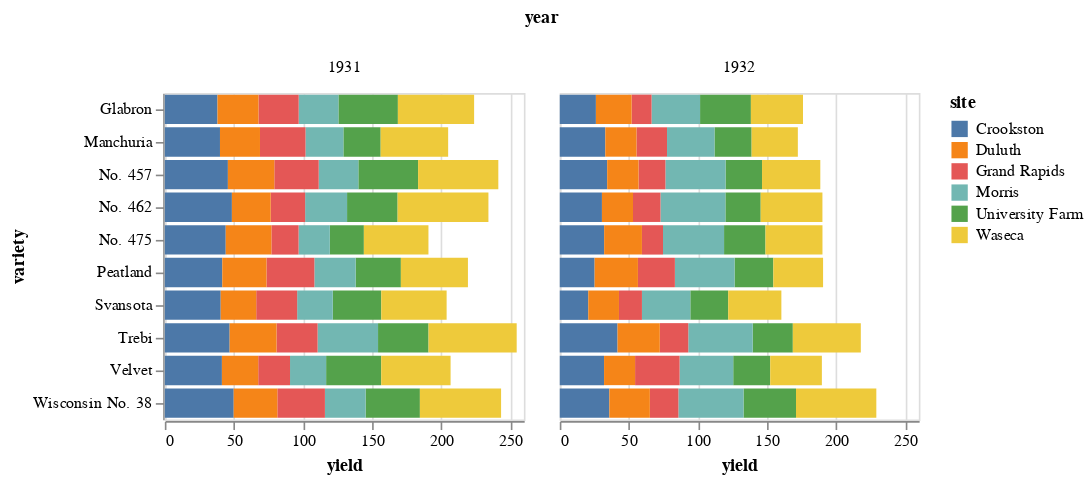

Notebook code cell kept with this figure:
### Code cell
alt.Chart(source).mark_bar().encode(
    column='year',
    x='yield',
    y='variety',
    color='site'
).properties(width=220)

### Figure 1 — Vega-Lite specification as saved in the notebook (floating-point values rounded to 4 significant figures)
{"config": {"view": {"continuousWidth": 400, "continuousHeight": 300}}, "data": {"name": "data-093ece8c35bb2d41094cfb6138ec810b"}, "mark": "bar", "encoding": {"color": {"type": "nominal", "field": "site"}, "column": {"type": "quantitative", "field": "year"}, "x": {"type": "quantitative", "field": "yield"}, "y": {"type": "nominal", "field": "variety"}}, "width": 220, "$schema": "https://vega.github.io/schema/vega-lite/v4.8.1.json", "datasets": {"data-093ece8c35bb2d41094cfb6138ec810b": [{"yield": 27.0, "variety": "Manchuria", "year": 1931, "site": "University Farm"}, {"yield": 48.87, "variety": "Manchuria", "year": 1931, "site": "Waseca"}, {"yield": 27.43, "variety": "Manchuria", "year": 1931, "site": "Morris"}, {"yield": 39.93, "variety": "Manchuria", "year": 1931, "site": "Crookston"}, {"yield": 32.97, "variety": "Manchuria", "year": 1931, "site": "Grand Rapids"}, {"yield": 28.97, "variety": "Manchuria", "year": 1931, "site": "Duluth"}, {"yield": 43.07, "variety": "Glabron", "year": 1931, "site": "University Farm"}, {"yield": 55.2, "variety": "Glabron", "year": 1931, "site": "Waseca"}, {"yield": 28.77, "variety": "Glabron", "year": 1931, "site": "Morris"}, {"yield": 38.13, "variety": "Glabron", "year": 1931, "site": "Crookston"}, {"yield": 29.13, "variety": "Glabron", "year": 1931, "site": "Grand Rapids"}, {"yield": 29.67, "variety": "Glabron", "year": 1931, "site": "Duluth"}, {"yield": 35.13, "variety": "Svansota", "year": 1931, "site": "University Farm"}, {"yield": 47.33, "variety": "Svansota", "year": 1931, "site": "Waseca"}, {"yield": 25.77, "variety": "Svansota", "year": 1931, "site": "Morris"}, {"yield": 40.47, "variety": "Svansota", "year": 1931, "site": "Crookston"}, {"yield": 29.67, "variety": "Svansota", "year": 1931, "site": "Grand Rapids"}, {"yield": 25.7, "variety": "Svansota", "year": 1931, "site": "Duluth"}, {"yield": 39.9, "variety": "Velvet", "year": 1931, "site": "University Farm"}, {"yield": 50.23, "variety": "Velvet", "year": 1931, "site": "Waseca"}, {"yield": 26.13, "variety": "Velvet", "year": 1931, "site": "Morris"}, {"yield": 41.33, "variety": "Velvet", "year": 1931, "site": "Crookston"}, {"yield": 23.03, "variety": "Velvet", "year": 1931, "site": "Grand Rapids"}, {"yield": 26.3, "variety": "Velvet", "year": 1931, "site": "Duluth"}, {"yield": 36.57, "variety": "Trebi", "year": 1931, "site": "University Farm"}, {"yield": 63.83, "variety": "Trebi", "year": 1931, "site": "Waseca"}, {"yield": 43.77, "variety": "Trebi", "year": 1931, "site": "Morris"}, {"yield": 46.93, "variety": "Trebi", "year": 1931, "site": "Crookston"}, {"yield": 29.77, "variety": "Trebi", "year": 1931, "site": "Grand Rapids"}, {"yield": 33.93, "variety": "Trebi", "year": 1931, "site": "Duluth"}, {"yield": 43.27, "variety": "No. 457", "year": 1931, "site": "University Farm"}, {"yield": 58.1, "variety": "No. 457", "year": 1931, "site": "Waseca"}, {"yield": 28.7, "variety": "No. 457", "year": 1931, "site": "Morris"}, {"yield": 45.67, "variety": "No. 457", "year": 1931, "site": "Crookston"}, {"yield": 32.17, "variety": "No. 457", "year": 1931, "site": "Grand Rapids"}, {"yield": 33.6, "variety": "No. 457", "year": 1931, "site": "Duluth"}, {"yield": 36.6, "variety": "No. 462", "year": 1931, "site": "University Farm"}, {"yield": 65.77, "variety": "No. 462", "year": 1931, "site": "Waseca"}, {"yield": 30.37, "variety": "No. 462", "year": 1931, "site": "Morris"}, {"yield": 48.57, "variety": "No. 462", "year": 1931, "site": "Crookston"}, {"yield": 24.93, "variety": "No. 462", "year": 1931, "site": "Grand Rapids"}, {"yield": 28.1, "variety": "No. 462", "year": 1931, "site": "Duluth"}, {"yield": 32.77, "variety": "Peatland", "year": 1931, "site": "University Farm"}, {"yield": 48.57, "variety": "Peatland", "year": 1931, "site": "Waseca"}, {"yield": 29.87, "variety": "Peatland", "year": 1931, "site": "Morris"}, {"yield": 41.6, "variety": "Peatland", "year": 1931, "site": "Crookston"}, {"yield": 34.7, "variety": "Peatland", "year": 1931, "site": "Grand Rapids"}, {"yield": 32.0, "variety": "Peatland", "year": 1931, "site": "Duluth"}, {"yield": 24.67, "variety": "No. 475", "year": 1931, "site": "University Farm"}, {"yield": 46.77, "variety": "No. 475", "year": 1931, "site": "Waseca"}, {"yield": 22.6, "variety": "No. 475", "year": 1931, "site": "Morris"}, {"yield": 44.1, "variety": "No. 475", "year": 1931, "site": "Crookston"}, {"yield": 19.7, "variety": "No. 475", "year": 1931, "site": "Grand Rapids"}, {"yield": 33.07, "variety": "No. 475", "year": 1931, "site": "Duluth"}, {"yield": 39.3, "variety": "Wisconsin No. 38", "year": 1931, "site": "University Farm"}, {"yield": 58.8, "variety": "Wisconsin No. 38", "year": 1931, "site": "Waseca"}, {"yield": 29.47, "variety": "Wisconsin No. 38", "year": 1931, "site": "Morris"}, {"yield": 49.87, "variety": "Wisconsin No. 38", "year": 1931, "site": "Crookston"}, {"yield": 34.47, "variety": "Wisconsin No. 38", "year": 1931, "site": "Grand Rapids"}, {"yield": 31.6, "variety": "Wisconsin No. 38", "year": 1931, "site": "Duluth"}, {"yield": 26.9, "variety": "Manchuria", "year": 1932, "site": "University Farm"}, {"yield": 33.47, "variety": "Manchuria", "year": 1932, "site": "Waseca"}, {"yield": 34.37, "variety": "Manchuria", "year": 1932, "site": "Morris"}, {"yield": 32.97, "variety": "Manchuria", "year": 1932, "site": "Crookston"}, {"yield": 22.13, "variety": "Manchuria", "year": 1932, "site": "Grand Rapids"}, {"yield": 22.57, "variety": "Manchuria", "year": 1932, "site": "Duluth"}, {"yield": 36.8, "variety": "Glabron", "year": 1932, "site": "University Farm"}, {"yield": 37.73, "variety": "Glabron", "year": 1932, "site": "Waseca"}, {"yield": 35.13, "variety": "Glabron", "year": 1932, "site": "Morris"}, {"yield": 26.17, "variety": "Glabron", "year": 1932, "site": "Crookston"}, {"yield": 14.43, "variety": "Glabron", "year": 1932, "site": "Grand Rapids"}, {"yield": 25.87, "variety": "Glabron", "year": 1932, "site": "Duluth"}, {"yield": 27.43, "variety": "Svansota", "year": 1932, "site": "University Farm"}, {"yield": 38.5, "variety": "Svansota", "year": 1932, "site": "Waseca"}, {"yield": 35.03, "variety": "Svansota", "year": 1932, "site": "Morris"}, {"yield": 20.63, "variety": "Svansota", "year": 1932, "site": "Crookston"}, {"yield": 16.63, "variety": "Svansota", "year": 1932, "site": "Grand Rapids"}, {"yield": 22.23, "variety": "Svansota", "year": 1932, "site": "Duluth"}, {"yield": 26.8, "variety": "Velvet", "year": 1932, "site": "University Farm"}, {"yield": 37.4, "variety": "Velvet", "year": 1932, "site": "Waseca"}, {"yield": 38.83, "variety": "Velvet", "year": 1932, "site": "Morris"}, {"yield": 32.07, "variety": "Velvet", "year": 1932, "site": "Crookston"}, {"yield": 32.23, "variety": "Velvet", "year": 1932, "site": "Grand Rapids"}, {"yield": 22.47, "variety": "Velvet", "year": 1932, "site": "Duluth"}, {"yield": 29.07, "variety": "Trebi", "year": 1932, "site": "University Farm"}, {"yield": 49.23, "variety": "Trebi", "year": 1932, "site": "Waseca"}, {"yield": 46.63, "variety": "Trebi", "year": 1932, "site": "Morris"}, {"yield": 41.83, "variety": "Trebi", "year": 1932, "site": "Crookston"}, {"yield": 20.63, "variety": "Trebi", "year": 1932, "site": "Grand Rapids"}, {"yield": 30.6, "variety": "Trebi", "year": 1932, "site": "Duluth"}, {"yield": 26.43, "variety": "No. 457", "year": 1932, "site": "University Farm"}, {"yield": 42.2, "variety": "No. 457", "year": 1932, "site": "Waseca"}, {"yield": 43.53, "variety": "No. 457", "year": 1932, "site": "Morris"}, {"yield": 34.33, "variety": "No. 457", "year": 1932, "site": "Crookston"}, {"yield": 19.47, "variety": "No. 457", "year": 1932, "site": "Grand Rapids"}, {"yield": 22.7, "variety": "No. 457", "year": 1932, "site": "Duluth"}, {"yield": 25.57, "variety": "No. 462", "year": 1932, "site": "University Farm"}, {"yield": 44.7, "variety": "No. 462", "year": 1932, "site": "Waseca"}, {"yield": 47.0, "variety": "No. 462", "year": 1932, "site": "Morris"}, {"yield": 30.53, "variety": "No. 462", "year": 1932, "site": "Crookston"}, {"yield": 19.9, "variety": "No. 462", "year": 1932, "site": "Grand Rapids"}, {"yield": 22.5, "variety": "No. 462", "year": 1932, "site": "Duluth"}, {"yield": 28.07, "variety": "Peatland", "year": 1932, "site": "University Farm"}, {"yield": 36.03, "variety": "Peatland", "year": 1932, "site": "Waseca"}, {"yield": 43.2, "variety": "Peatland", "year": 1932, "site": "Morris"}, {"yield": 25.23, "variety": "Peatland", "year": 1932, "site": "Crookston"}, {"yield": 26.77, "variety": "Peatland", "year": 1932, "site": "Grand Rapids"}, {"yield": 31.37, "variety": "Peatland", "year": 1932, "site": "Duluth"}, {"yield": 30.0, "variety": "No. 475", "year": 1932, "site": "University Farm"}, {"yield": 41.27, "variety": "No. 475", "year": 1932, "site": "Waseca"}, {"yield": 44.23, "variety": "No. 475", "year": 1932, "site": "Morris"}, {"yield": 32.13, "variety": "No. 475", "year": 1932, "site": "Crookston"}, {"yield": 15.23, "variety": "No. 475", "year": 1932, "site": "Grand Rapids"}, {"yield": 27.37, "variety": "No. 475", "year": 1932, "site": "Duluth"}, {"yield": 38.0, "variety": "Wisconsin No. 38", "year": 1932, "site": "University Farm"}, {"yield": 58.17, "variety": "Wisconsin No. 38", "year": 1932, "site": "Waseca"}, {"yield": 47.17, "variety": "Wisconsin No. 38", "year": 1932, "site": "Morris"}, {"yield": 35.9, "variety": "Wisconsin No. 38", "year": 1932, "site": "Crookston"}, {"yield": 20.67, "variety": "Wisconsin No. 38", "year": 1932, "site": "Grand Rapids"}, {"yield": 29.33, "variety": "Wisconsin No. 38", "year": 1932, "site": "Duluth"}]}}
